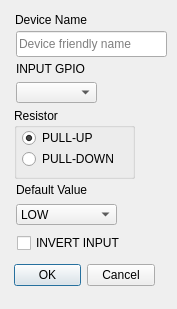
<?xml version="1.0" encoding="UTF-8"?>
<ui version="4.0">
 <class>Dialog_config_input</class>
 <widget class="QDialog" name="Dialog_config_input">
  <property name="geometry">
   <rect>
    <x>0</x>
    <y>0</y>
    <width>177</width>
    <height>309</height>
   </rect>
  </property>
  <property name="windowTitle">
   <string>Dialog</string>
  </property>
  <widget class="QDialogButtonBox" name="buttonBox">
   <property name="geometry">
    <rect>
     <x>14</x>
     <y>259</y>
     <width>141</width>
     <height>32</height>
    </rect>
   </property>
   <property name="orientation">
    <enum>Qt::Horizontal</enum>
   </property>
   <property name="standardButtons">
    <set>QDialogButtonBox::Cancel|QDialogButtonBox::Ok</set>
   </property>
  </widget>
  <widget class="QLabel" name="label_INPUT_GPIO">
   <property name="geometry">
    <rect>
     <x>16</x>
     <y>59</y>
     <width>91</width>
     <height>20</height>
    </rect>
   </property>
   <property name="text">
    <string>INPUT GPIO</string>
   </property>
  </widget>
  <widget class="QComboBox" name="comboBox_default_value_input">
   <property name="geometry">
    <rect>
     <x>16</x>
     <y>204</y>
     <width>101</width>
     <height>21</height>
    </rect>
   </property>
   <item>
    <property name="text">
     <string>LOW</string>
    </property>
   </item>
   <item>
    <property name="text">
     <string>HIGH</string>
    </property>
   </item>
  </widget>
  <widget class="QComboBox" name="comboBox_input_gpio">
   <property name="geometry">
    <rect>
     <x>16</x>
     <y>82</y>
     <width>81</width>
     <height>21</height>
    </rect>
   </property>
  </widget>
  <widget class="QLabel" name="label_default_value_input">
   <property name="geometry">
    <rect>
     <x>16</x>
     <y>180</y>
     <width>121</width>
     <height>20</height>
    </rect>
   </property>
   <property name="text">
    <string>Default Value</string>
   </property>
  </widget>
  <widget class="QGroupBox" name="groupBox_resistor_input">
   <property name="geometry">
    <rect>
     <x>14</x>
     <y>108</y>
     <width>121</width>
     <height>71</height>
    </rect>
   </property>
   <property name="title">
    <string>Resistor</string>
   </property>
   <widget class="QRadioButton" name="radioButton_input_pullup">
    <property name="geometry">
     <rect>
      <x>8</x>
      <y>18</y>
      <width>110</width>
      <height>24</height>
     </rect>
    </property>
    <property name="text">
     <string>PULL-UP</string>
    </property>
    <property name="checked">
     <bool>true</bool>
    </property>
   </widget>
   <widget class="QRadioButton" name="radioButton_input_pulldown">
    <property name="geometry">
     <rect>
      <x>8</x>
      <y>39</y>
      <width>110</width>
      <height>24</height>
     </rect>
    </property>
    <property name="text">
     <string>PULL-DOWN</string>
    </property>
   </widget>
  </widget>
  <widget class="QCheckBox" name="checkBox_invert_input">
   <property name="geometry">
    <rect>
     <x>17</x>
     <y>231</y>
     <width>121</width>
     <height>24</height>
    </rect>
   </property>
   <property name="text">
    <string>INVERT INPUT</string>
   </property>
  </widget>
  <widget class="QLineEdit" name="lineEdit_device_name">
   <property name="geometry">
    <rect>
     <x>16</x>
     <y>31</y>
     <width>151</width>
     <height>26</height>
    </rect>
   </property>
   <property name="contextMenuPolicy">
    <enum>Qt::NoContextMenu</enum>
   </property>
   <property name="placeholderText">
    <string>Device friendly name</string>
   </property>
  </widget>
  <widget class="QLabel" name="label_device_name">
   <property name="geometry">
    <rect>
     <x>15</x>
     <y>10</y>
     <width>121</width>
     <height>20</height>
    </rect>
   </property>
   <property name="text">
    <string>Device Name</string>
   </property>
  </widget>
 </widget>
 <resources/>
 <connections>
  <connection>
   <sender>buttonBox</sender>
   <signal>accepted()</signal>
   <receiver>Dialog_config_input</receiver>
   <slot>accept()</slot>
   <hints>
    <hint type="sourcelabel">
     <x>248</x>
     <y>254</y>
    </hint>
    <hint type="destinationlabel">
     <x>157</x>
     <y>274</y>
    </hint>
   </hints>
  </connection>
  <connection>
   <sender>buttonBox</sender>
   <signal>rejected()</signal>
   <receiver>Dialog_config_input</receiver>
   <slot>reject()</slot>
   <hints>
    <hint type="sourcelabel">
     <x>316</x>
     <y>260</y>
    </hint>
    <hint type="destinationlabel">
     <x>286</x>
     <y>274</y>
    </hint>
   </hints>
  </connection>
 </connections>
</ui>
